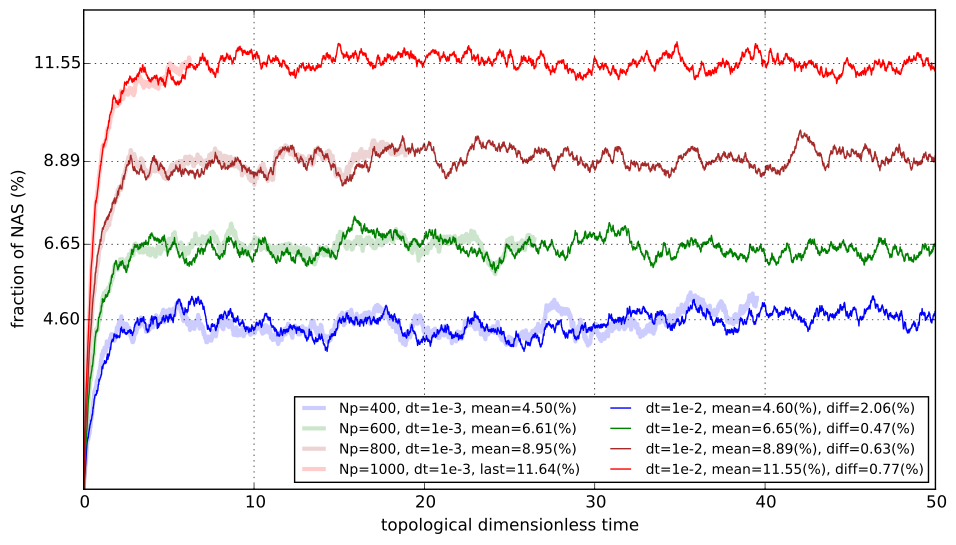

This figure's Python source:


from numpy import *
import matplotlib.pyplot as plt

# data before modify time step
mean_fNAS_dt01 = []
move_path='/Volumes/Task_REPO_MAC_PRO/works/Brownian_simulation/data/stochastic_simulation/density_dependence'
fNAS0400 = 100.*loadtxt('move_path/NP0400_LD10P3_RT100_block100/NP0400_LD10P3_C100.ener')[:,4]/(400.*25.)
t_fNAS0400 = arange(size(fNAS0400))/1000.
mean_fNAS0400 = mean(fNAS0400[size(fNAS0400)/2:])
mean_fNAS.append(mean_fNAS0400)

fNAS0600 = 100.*loadtxt('move_path/NP0600_LD10P3_RT100_NB100/NP0600_LD10P3_C100.ener')[:,4]/(600.*25.)
t_fNAS0600 = arange(size(fNAS0600))/1000.
mean_fNAS0600 = mean(fNAS0600[size(fNAS0600)/2:])
mean_fNAS.append(mean_fNAS0600)

fNAS0800 = 100.*loadtxt('move_path/NP0800_LD10P3_RT100_block100/NP0800_LD10P3_C100.ener')[:,4]/(800.*25.)
t_fNAS0800 = arange(size(fNAS0800))/1000.
mean_fNAS0800 = mean(fNAS0800[size(fNAS0800)/2:])
mean_fNAS.append(mean_fNAS0800)

fNAS1000 = 100.*loadtxt('longer_computation/NP1000_LD10P3_RT100_NB10_dt0_01_NSKIP100/NP1000_LD10P3_C100.ener')[:,4]/(1000.*25.)
t_fNAS1000 = arange(size(fNAS1000))/1000.
mean_fNAS1000 = mean(fNAS1000[size(fNAS1000)/2:])
mean_fNAS.append(mean_fNAS1000)

fNAS1200 = 100.*loadtxt('longer_computation/NP1200_LD10P3_RT100_NB10_dt0_01_NSKIP100/NP1200_LD10P3_C100.ener')[:,4]/(1200.*25.)
t_fNAS1200 = arange(size(fNAS1200))/1000.
mean_fNAS1200 = mean(fNAS1200[size(fNAS1200)/2:])
mean_fNAS.append(mean_fNAS1200)

fNAS1000 = 100.*loadtxt('longer_computation/NP1000_LD10P3_RT100_NB10_dt0_01_NSKIP100/NP1000_LD10P3_C100.ener')[:,4]/(1000.*25.)
t_fNAS1000 = arange(size(fNAS1000))/1000.
mean_fNAS1000 = mean(fNAS1000[size(fNAS1000)/2:])
mean_fNAS.append(mean_fNAS1000)

# data after modify time step
mean_fNAS_dt01 = []

fNAS0400_dt01 = 100.*loadtxt('../NP0400_LD10P3_RT100_NB10_dt0_01_NSKIP100/NP0400_LD10P3_C100.ener')[:,4]/(400.*25.)
t_fNAS0400_dt01 = arange(size(fNAS0400_dt01))/100.
mean_fNAS0400_dt01 = mean(fNAS0400_dt01[size(fNAS0400_dt01)/2:])
mean_fNAS_dt01.append(mean_fNAS0400_dt01)

fNAS0600_dt01 = 100.*loadtxt('../NP0600_LD10P3_RT100_NB10_dt0_01_NSKIP100/NP0600_LD10P3_C100.ener')[:,4]/(600.*25.)
t_fNAS0600_dt01 = arange(size(fNAS0600_dt01))/100.
mean_fNAS0600_dt01 = mean(fNAS0600_dt01[size(fNAS0600_dt01)/2:])
mean_fNAS_dt01.append(mean_fNAS0600_dt01)

fNAS0800_dt01 = 100.*loadtxt('../NP0800_LD10P3_RT100_NB10_dt0_01_NSKIP100/NP0800_LD10P3_C100.ener')[:,4]/(800.*25.)
t_fNAS0800_dt01 = arange(size(fNAS0800_dt01))/100.
mean_fNAS0800_dt01 = mean(fNAS0800_dt01[size(fNAS0800_dt01)/2:])
mean_fNAS_dt01.append(mean_fNAS0800_dt01)

fNAS1000_dt01 = 100.*loadtxt('../NP1000_LD10P3_RT100_NB10_dt0_01_NSKIP100/NP1000_LD10P3_C100.ener')[:,4]/(1000.*25.)
t_fNAS1000_dt01 = arange(size(fNAS1000_dt01))/100.
mean_fNAS1000_dt01 = mean(fNAS1000_dt01[size(fNAS1000_dt01)/2:])
mean_fNAS_dt01.append(mean_fNAS1000_dt01)

fNAS1200_dt01 = 100.*loadtxt(


colP = ['blue', 'green', 'brown', 'red']
Np = [400, 500, 600, 700]
plt.close()
plt.figure(figsize=(11,6))
plt.ion()
# plot data before time step modification
plt.plot(t_fNAS0400, fNAS0400, '-', color=colP[0], linewidth=3, alpha=0.2, label = 'Np=400, dt=1e-3, mean=%3.2f(%%)'%(mean_fNAS0400))
plt.plot(t_fNAS0600, fNAS0600, '-', color=colP[1], linewidth=3, alpha=0.2, label = 'Np=600, dt=1e-3, mean=%3.2f(%%)'%(mean_fNAS0600))
plt.plot(t_fNAS0800, fNAS0800, '-', color=colP[2], linewidth=3, alpha=0.2, label = 'Np=800, dt=1e-3, mean=%3.2f(%%)'%(mean_fNAS0800))
plt.plot(t_fNAS1000, fNAS1000, '-', color=colP[3], linewidth=3, alpha=0.2, label = 'Np=1000, dt=1e-3, last=%3.2f(%%)'%(fNAS1000[-1]))

# plot data after time step modification
plt.plot(t_fNAS0400_dt01, fNAS0400_dt01, '-', color=colP[0], label = 'dt=1e-2, mean=%3.2f(%%), diff=%3.2f(%%)'%(mean_fNAS0400_dt01, abs(100.*mean_fNAS0400/mean_fNAS0400_dt01 -100.)))
plt.plot(t_fNAS0600_dt01, fNAS0600_dt01, '-', color=colP[1], label = 'dt=1e-2, mean=%3.2f(%%), diff=%3.2f(%%)'%(mean_fNAS0600_dt01, abs(100.*mean_fNAS0600/mean_fNAS0600_dt01 - 100.)))
plt.plot(t_fNAS0800_dt01, fNAS0800_dt01, '-', color=colP[2], label = 'dt=1e-2, mean=%3.2f(%%), diff=%3.2f(%%)'%(mean_fNAS0800_dt01, abs(100.*mean_fNAS0800/mean_fNAS0800_dt01 - 100.)))
plt.plot(t_fNAS1000_dt01, fNAS1000_dt01, '-', color=colP[3], label = 'dt=1e-2, mean=%3.2f(%%), diff=%3.2f(%%)'%(mean_fNAS1000_dt01, abs(100.*fNAS1000[-1]/mean_fNAS1000_dt01 - 100)))

plt.grid()
plt.yticks(mean_fNAS_dt01, ['%3.2f' % val for val in mean_fNAS_dt01])
# plt.xticks(Np)
plt.axis([0, 50, 0, 13])

from matplotlib.font_manager import FontProperties
fontP = FontProperties()
fontP.set_size('small')
plt.legend(loc = 'lower right', ncol=2, prop=fontP)
plt.xlabel('topological dimensionless time')
plt.ylabel('fraction of NAS (%)')
plt.show()
